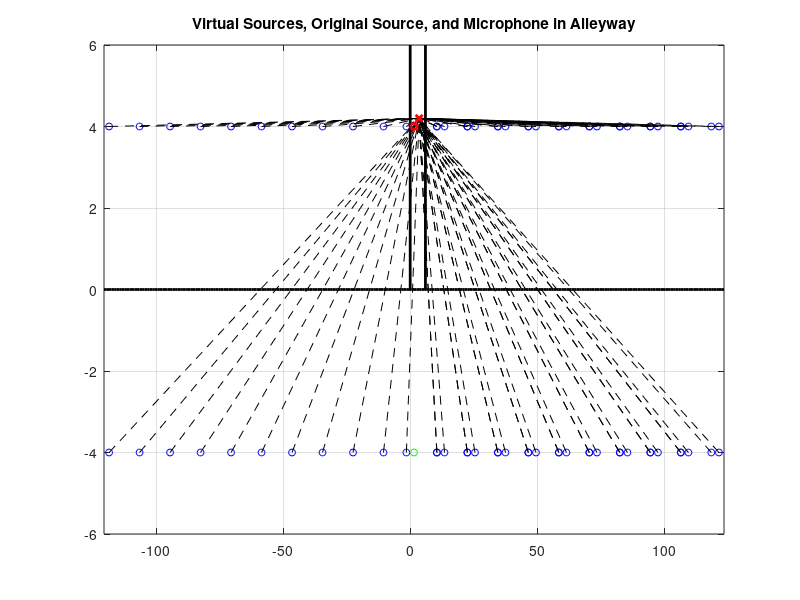
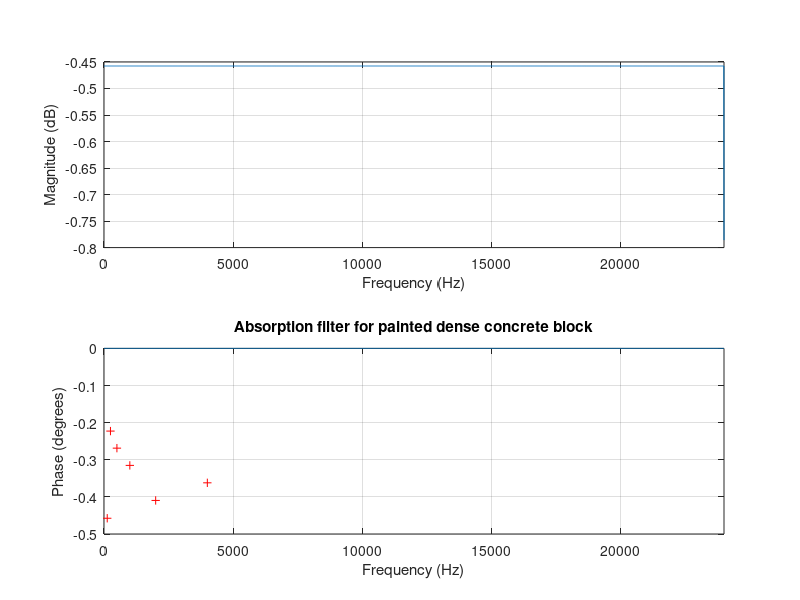
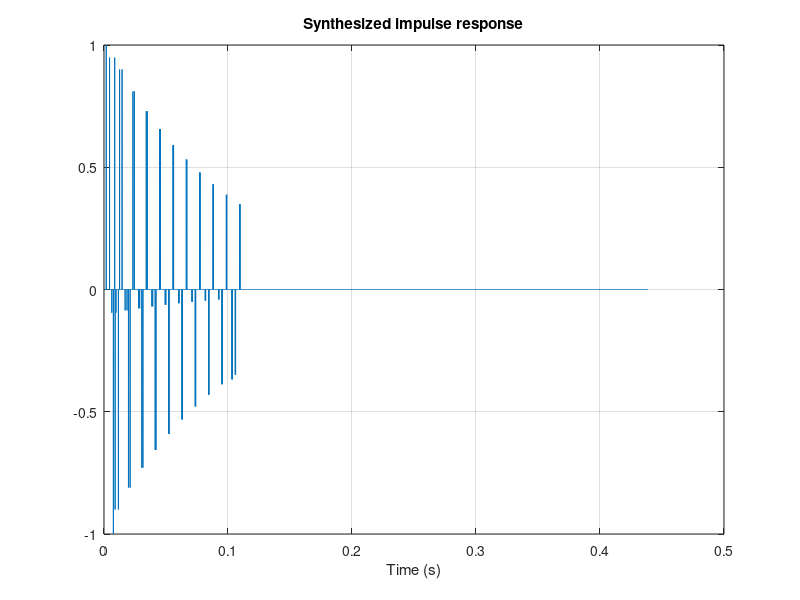

MATLAB code to generate these figures, in order:
clear all; % close all;

%% setup
% all measurements in feet, so convert speed of sound to get samples later
x_s = 1.5;
y_s = 4;
h = y_s;
L = 6;
% Reflections
% reflections = struct('R',S,'order',0,'walls',[]);

maxorder = 10; % well acutally this is half the maxorder
orders = [];
% compute the coordinates of the virtual sources: first x-coordinate
xcoord = []; 
% we know all the heights: height of the source and -height of the source
ycoord = y_s*[ones(1,maxorder*4), -ones(1,maxorder*4)];

%%  define sources, count order to correctly apply filters
k = 1;
for i = 1:maxorder, % go up to 6*4 sources, plus the first one at -x_s (so, 25)
    wall = 2*i*L;
    sources = [(wall-2*L)-x_s, wall-x_s, -wall+x_s, wall+x_s];
    xcoord = [xcoord, sources];
    orders = [orders, k, k, k+1, k+1];
    k = k+2;
end;

% duplicate the matrix to get the xcoordinates of sources reflecting off
% ground (same xcoordinates)
xcoord = [xcoord, xcoord];

% even though yes, these do go through the floor (another order), we 
% assume perfect reflection off floor
orders = [orders, orders];

%% plot virtual sources
figure();
plot(xcoord,ycoord,'bo','MarkerSize',5);
hold all;
% plot the source reflecting off floor
plot(x_s,-h,'go','MarkerSize',5); % not added in yet
totL = (sources(3)-2):1:(sources(4)+2);
% plot the ground
plot(totL, zeros(1,length(totL)),'k', 'LineWidth',2);
% plot the alleyway walls
plot([0,0],[0,h+2],'k','LineWidth',2);
plot([L,L],[0,h+2],'k','LineWidth',2);
axis([sources(3)-2, sources(4)+2, -h-2, h+2]);


%% now factor in a microphone
x_l = 3.5;
y_l = 4.2;

% compute distance the sound travels from each source to the microphone
% coordinate
for i = 1:length(xcoord),
    dist(i) = sqrt((xcoord(i)-x_l)^2+(ycoord(i)-y_l)^2);
    plot([xcoord(i),x_l],[ycoord(i),y_l],'k--');
end;

% plot the source and mic on top of all of it so we can see em
plot(x_s,h,'ro','MarkerSize',5,'LineWidth',2); % still not factored in yet to dist
plot(x_l,y_l,'rx','MarkerSize',5,'LineWidth',2);

grid on;
hold off;
title('Virtual Sources, Original Source, and Microphone in Alleyway');

%% now build the impulse response
fs = 48000;
cv = 343; % meters per second

%% sound absorption coeffs of painted concrete block (dense)
alpha = sqrt(1-[0.1, 0.05, 0.06, 0.07, 0.09, 0.08]);
fc = 125*2.^(0:5);
[b,a] = bilinear([alpha(end)/1000/2/pi/1.05, alpha(1)],[1/1000/2/pi,1],fs);
figure();
freqz(b,a,4096,fs)
hold all
plot(fc,20*log10(alpha),'r+');
hold off;
title('Absorption filter for painted dense concrete block');

% compute direct path
dir_path_dist = sqrt((x_l-x_s)^2+(y_l-y_s)^2);
dir_path_off_floor_dist = sqrt((x_l-x_s)^2+(y_l-(-y_s))^2);
dist = [dir_path_dist, dir_path_off_floor_dist, dist];
dist = dist/3.25; % convert to meters
orders = [0, 0, orders]; % again assuming perfect reflection off floor

%% build the impulse response
implen = 4*round(max(dist)/cv*fs);

imp = zeros(implen,1);
dirac = imp; dirac(1) = 1;
for nr = 1:length(orders),
    delay = round(dist(nr)/cv*fs);
    impReflection = dirac;
    % apply the reflection filters the order of the reflection many times
    if orders(nr)>0,
        for i = 1:orders(nr), 
            impReflection = filter(b,a,impReflection);
        end;
    end;
    % Apply propogation delay: does natural e^-delay enveloping
    impReflection = filter([zeros(1,delay),1],1,impReflection);
    % Apply energy decay: this is decaying far too fast
    % impReflection = impReflection/dist(nr);
    % Add it to impulse response
    imp = imp + (-1)^(nr-1)*impReflection;
end;
figure();
plot([0:length(imp)-1]/fs, imp);
grid on;
xlabel('Time (s)');
title('Synthesized impulse response');
